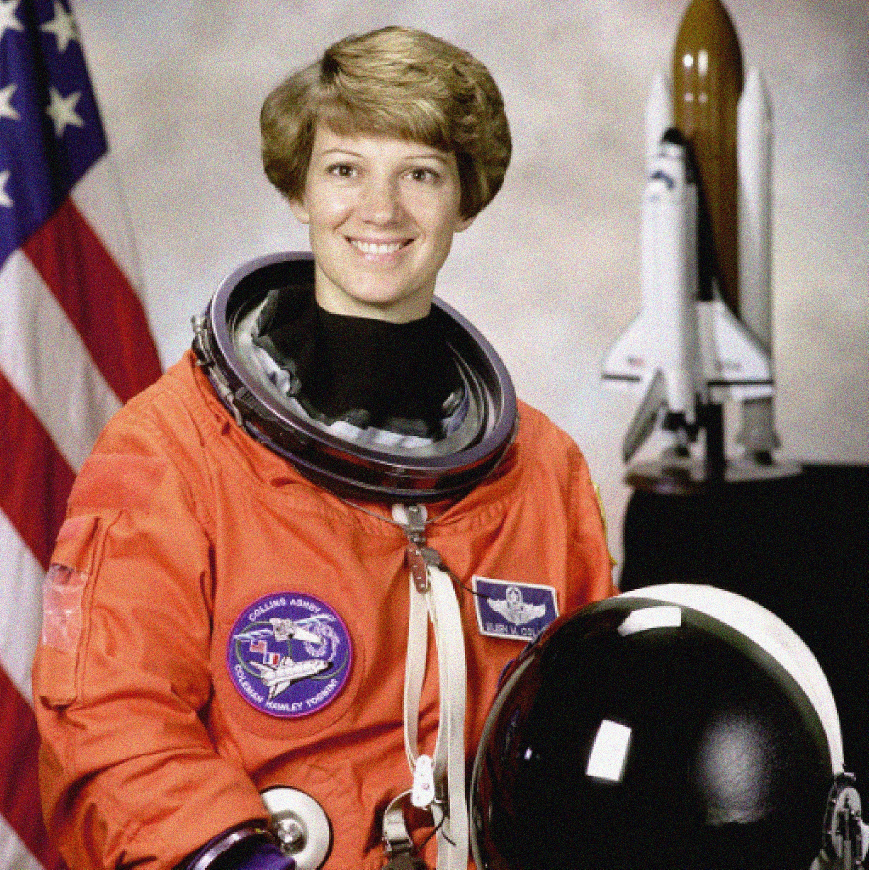
#> input picture html/rsc/src/400_OpenCV (OpenCV 파이썬 강좌)/ch_07_domain/example.jpg, 1737 x 1739 px (shown at 1/2 size)
$ jupyter execute '108_평균 블러 커널 사이즈 및 히스토그램 비교.ipynb'
#> lines starting #> are read from the running program, lines starting #| are printed output that depends on the picture
[cell 1]
import cv2, numpy as np, matplotlib.pyplot as plt

# 이미지 불러오기 (Grayscale로)
image = cv2.imread('example.jpg', cv2.IMREAD_GRAYSCALE)
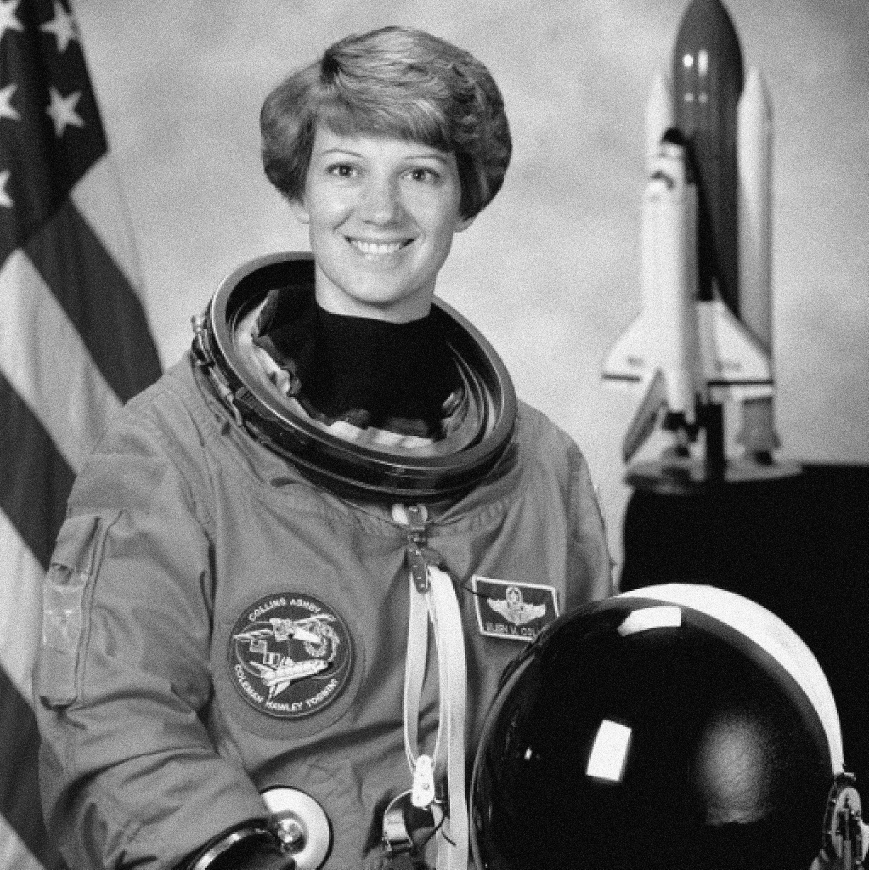
#> image: shape (1739, 1737) (shown at 1/2 size); min 0, max 255, mean 117.3

# 다양한 커널 사이즈 설정
kernel_sizes = [7, 21, 41]

# 서브플롯 크기 설정
cols = len(kernel_sizes) + 1  # 원본 이미지 포함
rows = 2

# 서브플롯의 전체 크기 설정
plt.figure(figsize=(cols * 4, rows * 3))

# 원본 이미지 출력 (첫 번째 줄)
plt.subplot(rows, cols, 1)
plt.imshow(image, cmap='gray')
plt.title('Original Image')
plt.axis('off')

max_threshold = 30_000  # 최대 빈도수 설정 (클리핑)

# 블러링된 이미지와 히스토그램 출력
blurred_images = []
blurred_hists = []

for i, ks in enumerate(kernel_sizes):
    # 평균 커널 생성 및 블러링 적용
    kernel = np.ones((ks, ks), np.float32) / ks**2
    blurred_image = cv2.filter2D(image, -1, kernel)
    blurred_images.append(blurred_image)

    # 블러링된 이미지 출력 (첫 번째 줄)
    plt.subplot(rows, cols, i + 2)
    plt.imshow(blurred_image, cmap='gray')
    plt.title(f'Average Blurred Image ({ks}x{ks})')
    plt.axis('off')

    # 블러링된 이미지의 히스토그램 계산 및 클리핑
    blurred_hist = cv2.calcHist([blurred_image], [0], None, [256], [0, 256])
    blurred_hist[blurred_hist > max_threshold] = max_threshold
    blurred_hists.append(blurred_hist)

    # 블러링된 이미지의 히스토그램 출력 (두 번째 줄)
    plt.subplot(rows, cols, cols + i + 2)
    plt.plot(blurred_hist)
    plt.title(f'Histogram of average blurred image ({ks}x{ks})')
    plt.xlim([0, 256])
    plt.xlabel('Pixel Intensity')
#> this loop made 3 passes
#> pass 2, `blurred_image = cv2.filter2D(image, -1, kernel)`:
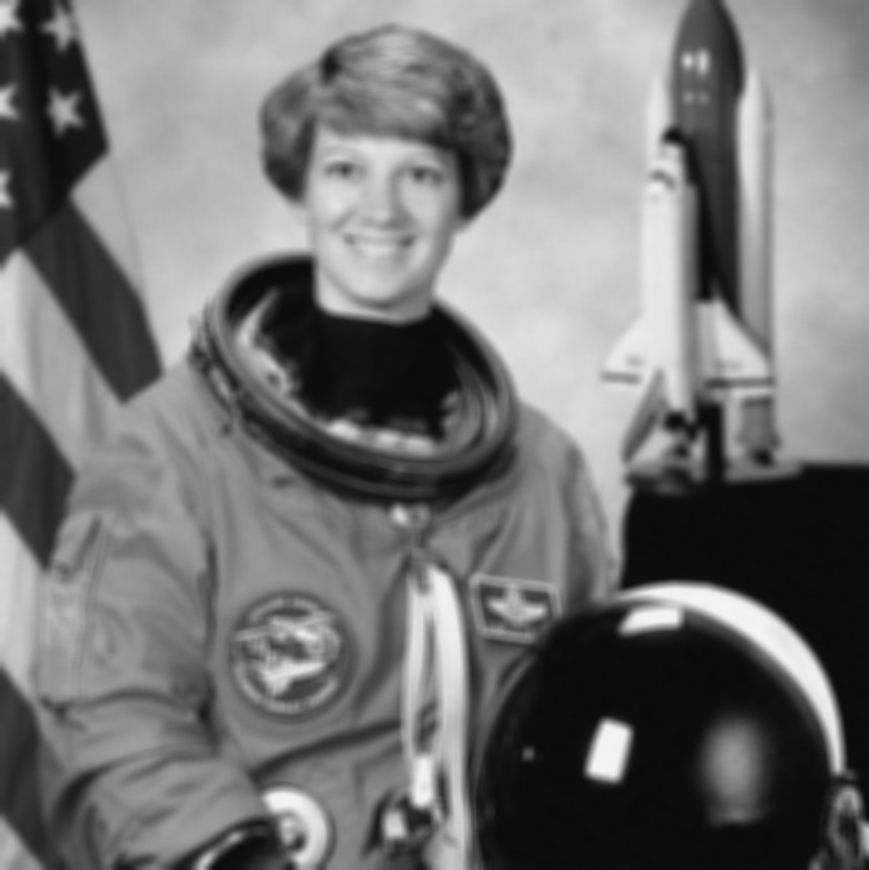
#> blurred_image: shape (1739, 1737) (shown at 1/2 size); min 9, max 244, mean 117.3
#> pass 3, `blurred_image = cv2.filter2D(image, -1, kernel)`:
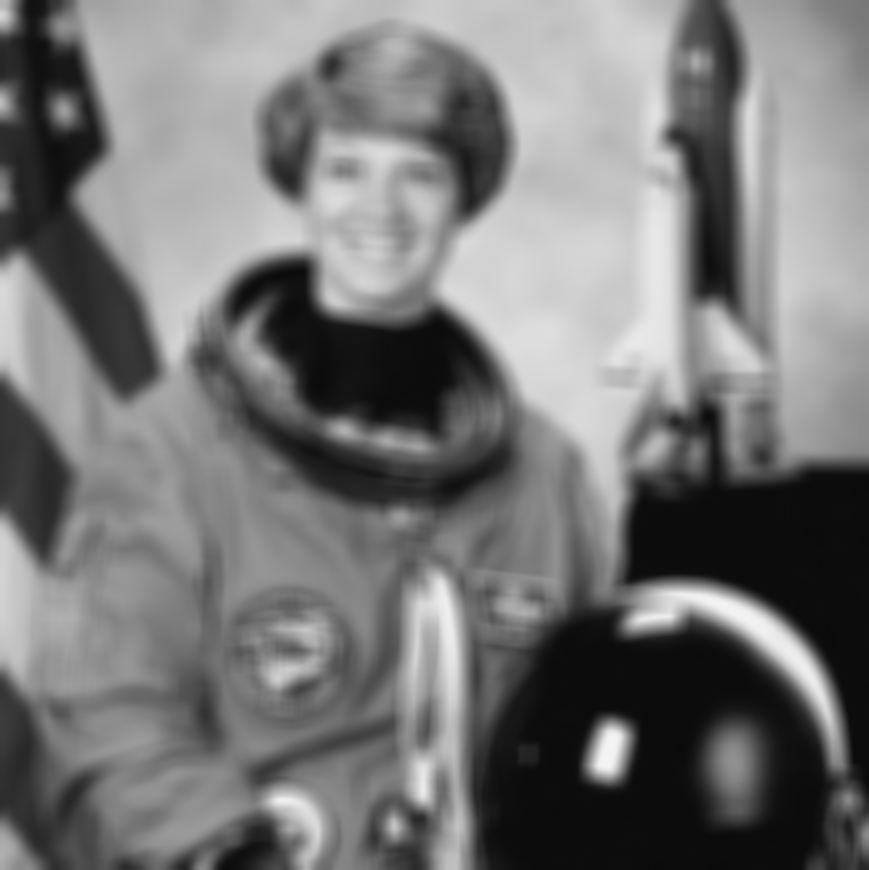
#> blurred_image: shape (1739, 1737) (shown at 1/2 size); min 11, max 243, mean 117.3
#> after the loop, blurred_hists = 3 items; blurred_images = 3 items
pass

# 원본 및 모든 블러링된 이미지의 히스토그램 비교

plt.subplot(rows, cols, cols + 1)
plt.title('Histogram Comparison')
plt.xlabel('Pixel Intensity')
plt.ylabel('Frequency')

for i, ks in enumerate(kernel_sizes):
    plt.plot(blurred_hists[i], label=f'{ks}x{ks} kernel')

plt.xlim([0, 256])
plt.legend()
plt.grid(True)

# 히스토그램 그래프 설정
# 레이아웃 조정 및 출력
plt.tight_layout()
plt.show()
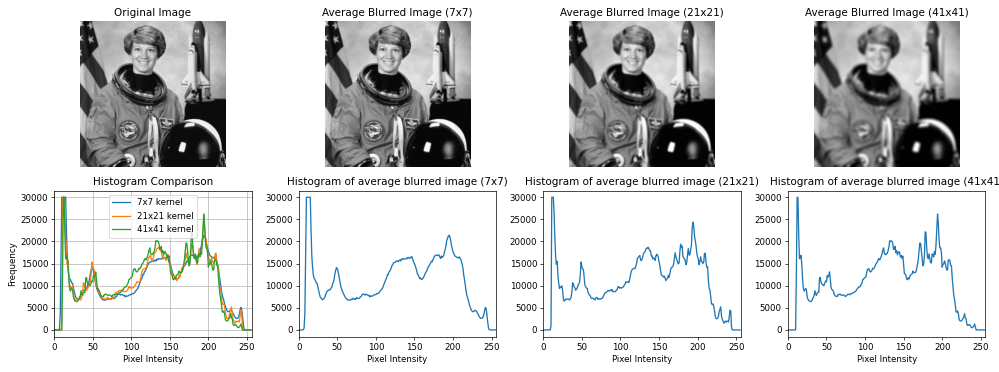
#> figure drawn by matplotlib, 8 panels; panel 3: curve peaks at x = 10, y = 30000; panel 5: curve peaks at x = 11, y = 30000; panel 7: curve peaks at x = 12, y = 30000; panel 8: curve peaks at x = 10, y = 30000

$ run again, with html/rsc/src/400_OpenCV (OpenCV 파이썬 강좌)/ch_07_domain/sharpen.jpg copied over html/rsc/src/400_OpenCV (OpenCV 파이썬 강좌)/ch_07_domain/example.jpg
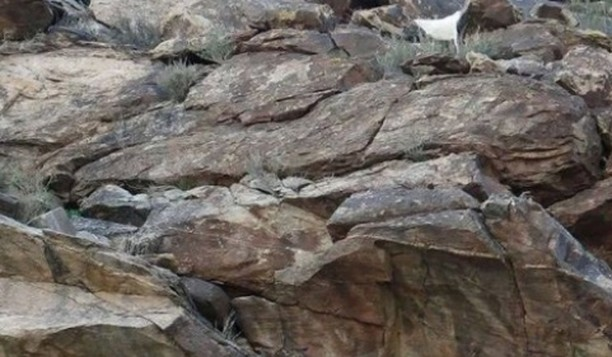
#> input picture html/rsc/src/400_OpenCV (OpenCV 파이썬 강좌)/ch_07_domain/sharpen.jpg, 612 x 357 px
#> the loop `for i, ks in enumerate(kernel_sizes):` made 3 passes
#> pass 1, `blurred_image = cv2.filter2D(image, -1, kernel)`:
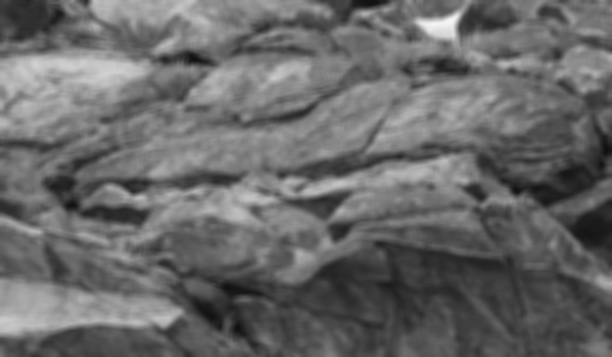
#> blurred_image: shape (357, 612); min 14, max 245, mean 104.2
#> pass 3, `blurred_image = cv2.filter2D(image, -1, kernel)`:
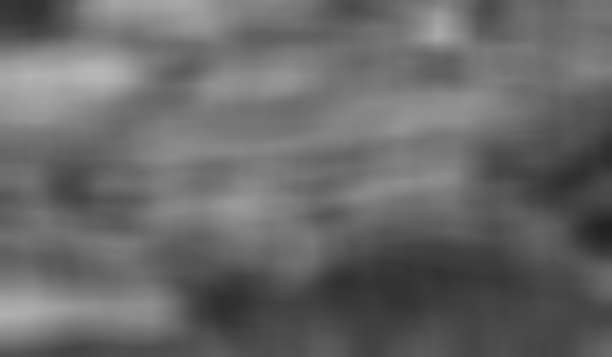
#> blurred_image: shape (357, 612); min 33, max 182, mean 104.2
#> after the loop `for i, ks in enumerate(kernel_sizes):`: blurred_hists = 3 items
